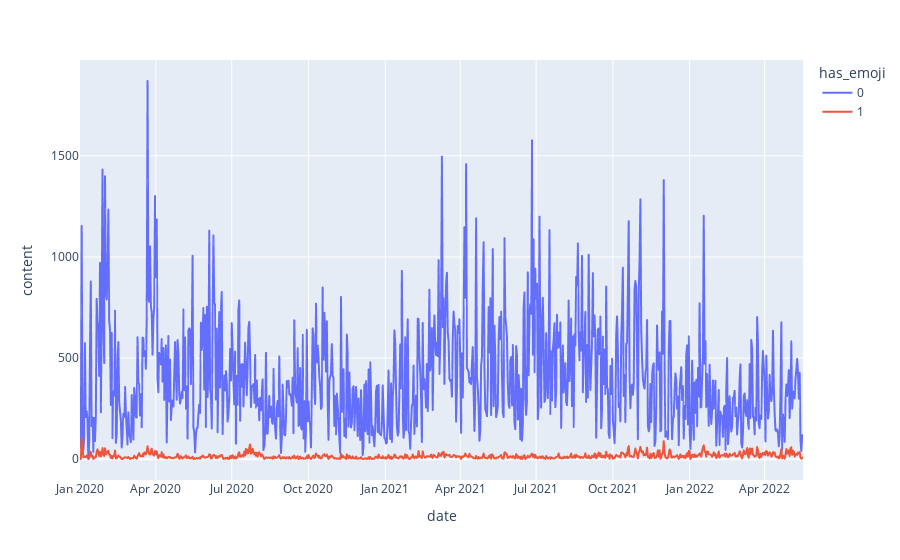

Notebook cell for this chart:
### Code cell
# Emoji use over time
summary = msg.data_adj.groupby(['has_emoji', 'date'], as_index=False)['content'].count()

fig = px.line(summary, x="date", y="content", color="has_emoji")
fig.show()

### Figure 1 — Plotly figure (JSON) as saved in the notebook; plotly's stock layout.template omitted (floating-point values rounded to 4 significant figures; data arrays with more than 128 entries replaced by an {"elided": "..."} marker saying what was removed)
{"data": [{"hovertemplate": "has_emoji=0<br>date=%{x}<br>content=%{y}<extra></extra>", "legendgroup": "0", "line": {"color": "#636efa", "dash": "solid"}, "marker": {"symbol": "circle"}, "mode": "lines", "name": "0", "showlegend": true, "type": "scattergl", "x": {"elided": "868 str values"}, "xaxis": "x", "y": {"elided": "868 int values"}, "yaxis": "y"}, {"hovertemplate": "has_emoji=1<br>date=%{x}<br>content=%{y}<extra></extra>", "legendgroup": "1", "line": {"color": "#EF553B", "dash": "solid"}, "marker": {"symbol": "circle"}, "mode": "lines", "name": "1", "showlegend": true, "type": "scattergl", "x": {"elided": "863 str values"}, "xaxis": "x", "y": {"elided": "863 int values"}, "yaxis": "y"}], "layout": {"legend": {"title": {"text": "has_emoji"}, "tracegroupgap": 0}, "margin": {"t": 60}, "xaxis": {"anchor": "y", "domain": [0, 1], "title": {"text": "date"}}, "yaxis": {"anchor": "x", "domain": [0, 1], "title": {"text": "content"}}}}
